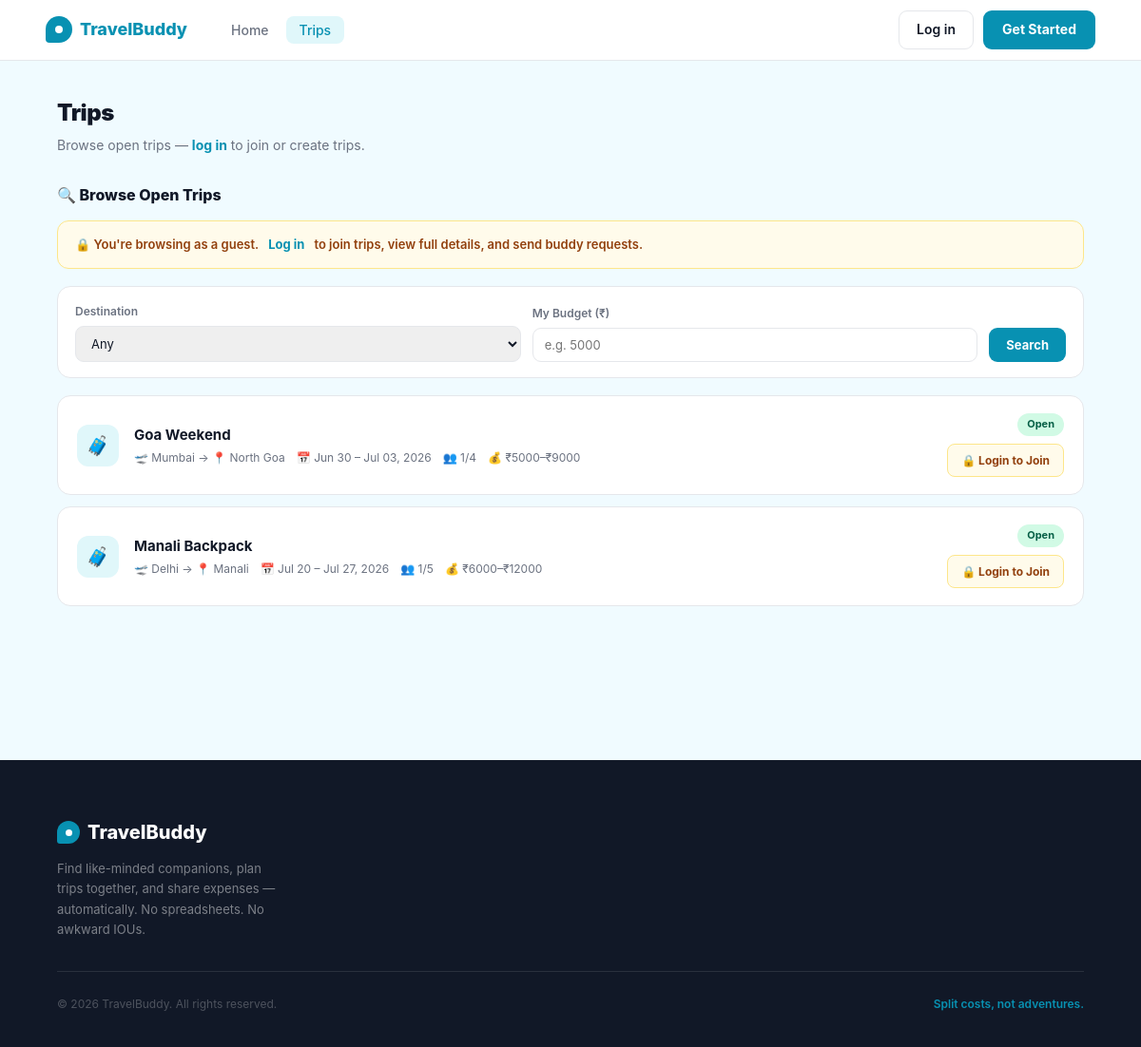
The page /trips on the database as committed earlier.
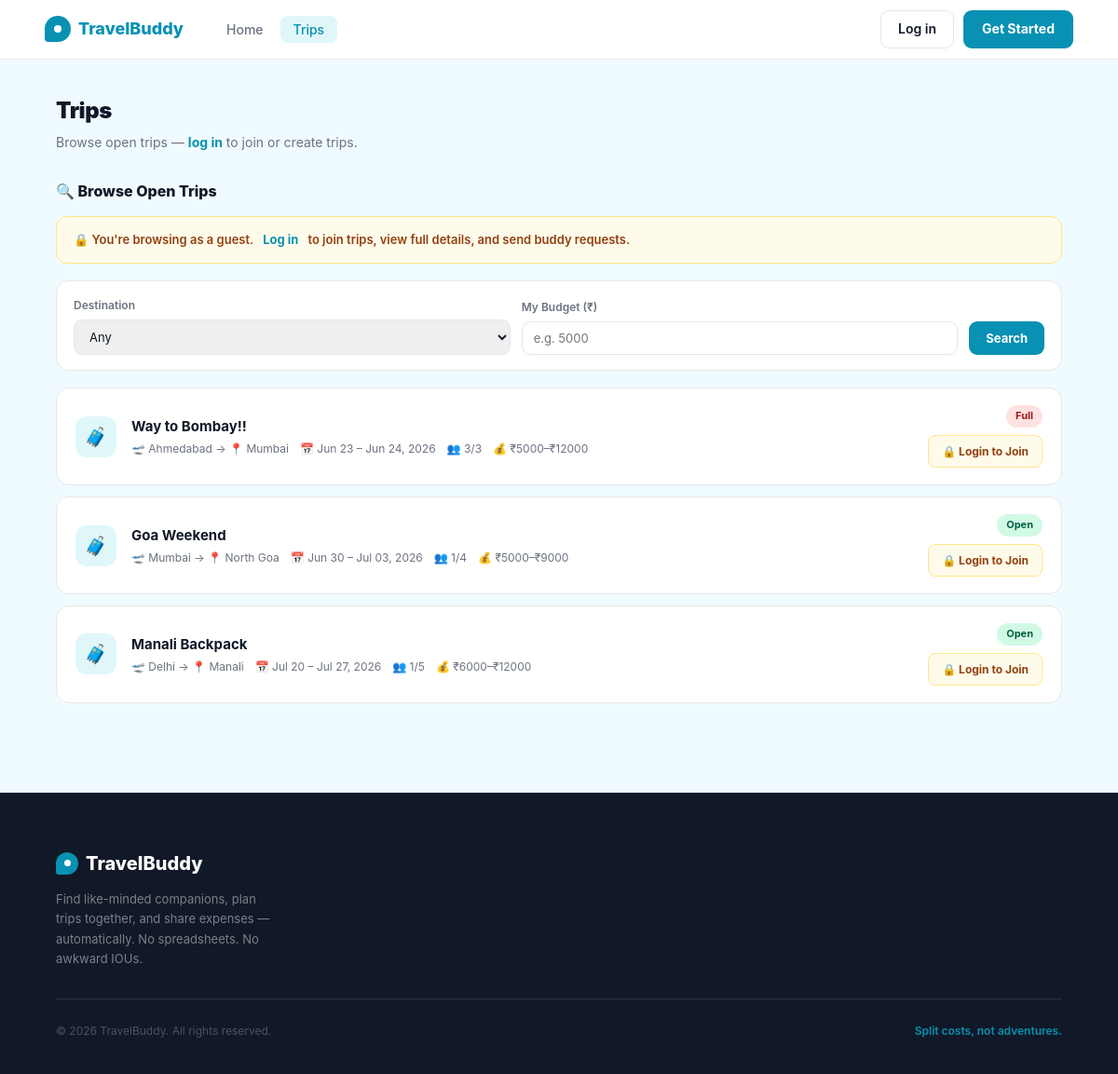
The same page on the database as committed later.
### app/models.py (models this page shows, shortened)
class Trip(db.Model):
    __tablename__ = 'trips'
    __table_args__ = (
        db.Index('ix_trips_owner_status', 'owner_id', 'status'),
        db.Index('ix_trips_public_start', 'is_public', 'start_date'),
    )
    id          = db.Column(db.Integer, primary_key=True)
    owner_id    = db.Column(db.Integer, db.ForeignKey('users.id'), nullable=False)
    title       = db.Column(db.String(150), nullable=False)
    destination = db.Column(db.String(150), nullable=False)
    departure_city = db.Column(db.String(100), default='')
    start_date  = db.Column(db.Date, nullable=False)
    end_date    = db.Column(db.Date, nullable=False)
    description = db.Column(db.Text, default='')
    budget_min  = db.Column(db.Float, default=0)
    budget_max  = db.Column(db.Float, default=0)
    max_members = db.Column(db.Integer, default=4)
    status      = db.Column(db.String(20), default='OPEN')
    join_deadline           = db.Column(db.DateTime, nullable=True)
    open_roster             = db.Column(db.Boolean, default=False, nullable=False,
                                        server_default='0')
    confirmation_deadline   = db.Column(db.DateTime, nullable=True)
    confirmation_started_at = db.Column(db.DateTime, nullable=True)
    cancelled_at            = db.Column(db.DateTime, nullable=True)
    is_public   = db.Column(db.Boolean, default=True)
    created_at  = db.Column(db.DateTime, default=lambda: datetime.now(timezone.utc))
    owner    = db.relationship('User', back_populates='owned_trips')
    members  = db.relationship('TripMember', back_populates='trip', lazy='dynamic',
                               cascade='all, delete-orphan')
    expenses = db.relationship('Expense', back_populates='trip', lazy='dynamic',
                               cascade='all, delete-orphan')
    @property
    def joining_closed(self):
        if self.status and self.status.upper() != 'OPEN':
            return True
        now_naive = datetime.utcnow()
        if self.join_deadline is not None:
            dl = self.join_deadline
            if dl.tzinfo is not None:
                dl = dl.replace(tzinfo=None)
            return now_naive >= dl
        return _date.today() >= (self.start_date - timedelta(days=1))
    def member_count(self):
        return self.members.filter_by(status='accepted').count() + 1  # +1 for owner
    def is_full(self):
        return self.member_count() >= self.max_members

### app/trips/routes.py (the view)
@trips.route('/trips')
def index():
    my_trips = []
    pending_ids = set()
    accepted_ids = set()
    if current_user.is_authenticated:
        my_trip_ids = current_user._all_trip_ids()
        my_trips = Trip.query.filter(Trip.id.in_(my_trip_ids)).all() if my_trip_ids else []
        pending_ids = {m.trip_id for m in
                       TripMember.query.filter_by(user_id=current_user.id, status='pending').all()}
        accepted_ids = {m.trip_id for m in
                        TripMember.query.filter_by(user_id=current_user.id, status='accepted').all()}
        my_trip_ids_set = set(my_trip_ids)
    else:
        my_trip_ids_set = set()
    query = Trip.query.filter(
        Trip.is_public == True,   # noqa: E712
        Trip.status == 'OPEN'
    )
    if my_trip_ids_set:
        query = query.filter(~Trip.id.in_(my_trip_ids_set))
    destination = request.args.get('destination', '').strip()
    budget = request.args.get('budget', '').strip()
    page = request.args.get('page', 1, type=int)
    if destination:
        query = query.filter(Trip.destination == destination)
    if budget:
        try:
            b = float(budget)
            query = query.filter(Trip.budget_min <= b)
        except ValueError:
            pass
    pagination = query.order_by(Trip.start_date.asc()).paginate(
        page=page, per_page=BROWSE_PER_PAGE, error_out=False
    )
    browse_trips = pagination.items
    return render_template('trips/index.html',
        my_trips=my_trips,
        browse_trips=browse_trips,
        pagination=pagination,
        pending_ids=pending_ids,
        accepted_ids=accepted_ids,
        destination=destination,
        budget=budget,
        city_choices=GUJARAT_CITIES + NEARBY_CITIES,
        today=date.today()
    )

### app/templates/trips/index.html (shortened to what this page needs)
{% extends "base.html" %}
{% block content %}
<div class="trips-page">
  <div class="trips-inner">
    <div class="page-header">
      <div>
        <h1 class="page-title">Trips</h1>
        <p class="page-subtitle">
          {% if current_user.is_authenticated %}
            Manage your trips and find new ones to join.
          {% else %}
            Browse open trips — <a href="{{ url_for('auth.login') }}" style="color:var(--green);font-weight:700;">log in</a> to join or create trips.
          {% endif %}
        </p>
      </div>
    </div>
    <div class="section">
      <div class="section-title">🔍 Browse Open Trips</div>
      {% if not current_user.is_authenticated %}
      <div class="guest-banner">
        🔒 You're browsing as a guest. <a href="{{ url_for('auth.login') }}">Log in</a> to join trips, view full details, and send buddy requests.
      </div>
      {% endif %}
      <form method="GET" action="{{ url_for('trips.index') }}" class="filter-bar">
        <div class="filter-field">
          <label>Destination</label>
          <select name="destination">
            <option value="">Any</option>
          </select>
        </div>
        <div class="filter-field">
          <label>My Budget (₹)</label>
          <input type="number" name="budget" placeholder="e.g. 5000" value="{{ budget }}">
        </div>
        <button type="submit" class="btn-filter">Search</button>
      </form>
      {% if browse_trips %}
        <div class="trip-cards">
          {% for trip in browse_trips %}
          <div class="trip-card">
            <div class="trip-icon">🧳</div>
            <div class="trip-info">
              <div class="trip-name">
                {% if current_user.is_authenticated %}
                  <a href="{{ url_for('trips.detail', trip_id=trip.id) }}">{{ trip.title }}</a>
                {% else %}
                  <a href="{{ url_for('auth.login') }}">{{ trip.title }}</a>
                {% endif %}
              </div>
              <div class="trip-meta">
                <span>🛫 {% if trip.departure_city %}{{ trip.departure_city }}{% else %}—{% endif %} → 📍 {{ trip.destination }}</span>
                <span>📅 {{ trip.start_date.strftime('%b %d') }} – {{ trip.end_date.strftime('%b %d, %Y') }}</span>
                <span>👥 {{ trip.member_count() }}/{{ trip.max_members }}</span>
                {% if trip.budget_min or trip.budget_max %}<span>💰 ₹{{ "%.0f"|format(trip.budget_min) }}–₹{{ "%.0f"|format(trip.budget_max) }}</span>{% endif %}
              </div>
            </div>
            <div class="trip-right">
              {% if trip.is_full() %}
                <span class="badge badge-full">Full</span>
              {% elif trip.joining_closed %}
                <span class="badge badge-join-closed">Join Closed</span>
              {% else %}
                <span class="badge badge-open">Open</span>
              {% endif %}
              {% if current_user.is_authenticated %}
                {% if trip.id in accepted_ids %}
                  <span class="badge badge-owner">Joined</span>
                {% elif trip.id in pending_ids %}
                  <button class="btn-small btn-pending" disabled>Request Sent</button>
                {% elif not trip.joining_closed and not trip.is_full() %}
                  <form method="POST" action="{{ url_for('trips.send_request', trip_id=trip.id) }}">
                    <input type="hidden" name="csrf_token" value="{{ csrf_token() }}">
                    <button type="submit" class="btn-small btn-request">Send Buddy Request</button>
                  </form>
                {% endif %}
                <a href="{{ url_for('trips.detail', trip_id=trip.id) }}" class="btn-small btn-view">View →</a>
              {% else %}
                <a href="{{ url_for('auth.login') }}" class="btn-guest-login">🔒 Login to Join</a>
              {% endif %}
            </div>
          </div>
          {% endfor %}
        </div>
      {% else %}
        <div class="empty-state">
          <div class="empty-icon">🤷</div>
          <h4>No open trips found</h4>
          <p>Try adjusting your filters, or check back later for new trips.</p>
        </div>
      {% endif %}
    </div>
  </div>
</div>
{% endblock %}

### app/templates/base.html (shortened to what this page needs)
<!DOCTYPE html>
<html lang="en">
<head>
</head>
<body>
<nav>
  <a href="{{ url_for('main.home') }}" class="logo">
    <div class="logo-icon"></div>
    TravelBuddy
  </a>
  {% if current_user.is_authenticated %}
    <ul class="nav-links">
      <li><a href="{{ url_for('dashboard.index') }}" {% if request.endpoint == 'dashboard.index' %}class="active"{% endif %}>Dashboard</a></li>
      <li><a href="{{ url_for('trips.index') }}" {% if request.endpoint and request.endpoint.startswith('trips.') %}class="active"{% endif %}>Trips</a></li>
      <li><a href="{{ url_for('expenses.my_expenses') }}" {% if request.endpoint == 'expenses.my_expenses' %}class="active"{% endif %}>Expenses</a></li>
    </ul>
    <div class="nav-right">
      <div class="nav-user">
        <div class="nav-avatar">{{ current_user.name[0].upper() }}</div>
        <a href="{{ url_for('profile.view') }}" style="color:inherit;">{{ current_user.name.split()[0] }}</a>
      </div>
      <a href="{{ url_for('auth.logout') }}" class="btn-logout">Log out</a>
    </div>
  {% else %}
    <ul class="nav-links">
      <li><a href="{{ url_for('main.home') }}" {% if request.endpoint == 'main.home' %}class="active"{% endif %}>Home</a></li>
      <li><a href="{{ url_for('trips.index') }}" {% if request.endpoint and request.endpoint.startswith('trips.') %}class="active"{% endif %}>Trips</a></li>
    </ul>
    <div class="nav-right">
      <a href="{{ url_for('auth.login') }}" class="btn-login">Log in</a>
      <a href="{{ url_for('auth.register') }}" class="btn-cta-nav">Get Started</a>
    </div>
  {% endif %}
</nav>
{% block content %}{% endblock %}
<footer>
  <div class="footer-inner">
    <div class="footer-top">
      <div class="footer-brand">
        <div class="footer-logo">
          <div class="footer-logo-icon"></div>
          TravelBuddy
        </div>
        <p>Find like-minded companions, plan trips together, and share expenses — automatically. No spreadsheets. No awkward IOUs.</p>
      </div>
    </div>
    <div class="footer-bottom">
      <p class="footer-copy">© 2026 TravelBuddy. All rights reserved.</p>
      <p class="footer-tagline-bottom">Split costs, not adventures.</p>
    </div>
  </div>
</footer>
</body>
</html>

Rows that differ between the two databases and show on the page:
added Trip: title "Way to Bombay!!", departure_city "Ahmedabad", destination "Mumbai", start_date "Jun 23", end_date "Jun 24, 2026", member_count "3", max_members "3", budget_min "5000", budget_max "12000", shows "Full"
